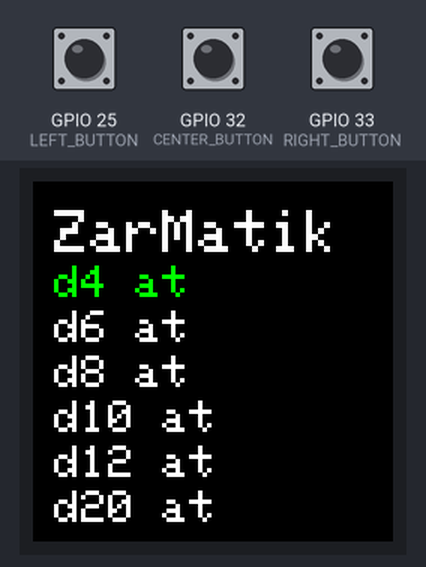
Bench run of a sketch on a simulated ESP32. Shown: 240×240 colour display. The inputs (shaded band) are chosen by the test bench; at power-on: GPIO 32 (CENTER_BUTTON) HIGH, GPIO 33 (RIGHT_BUTTON) HIGH, GPIO 25 (LEFT_BUTTON) HIGH. Random numbers use the default seed unless the sketch sets one.

Above: at 1.4 s.
1.5 s: GPIO 32 (CENTER_BUTTON) pulled LOW for 0.15 s
At 1.93 s:
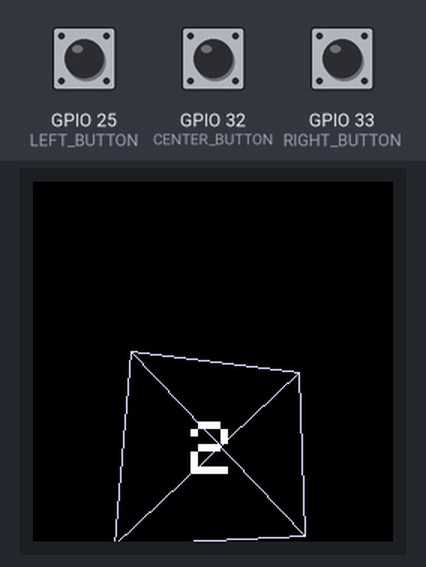
4.3 s: GPIO 33 (RIGHT_BUTTON) pulled LOW for 0.15 s
At 5.8 s:
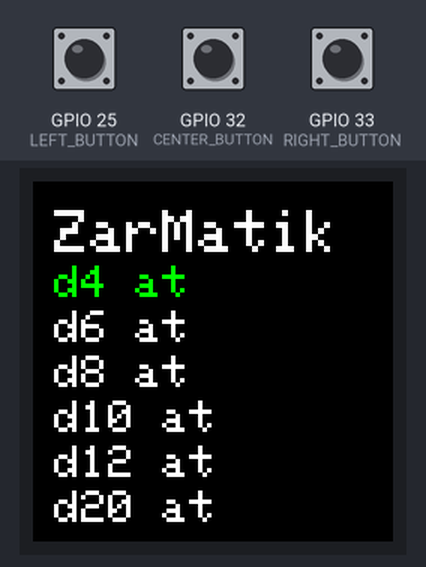
6.1 s: GPIO 32 (CENTER_BUTTON) pulled LOW for 1 s
At 9.93 s:
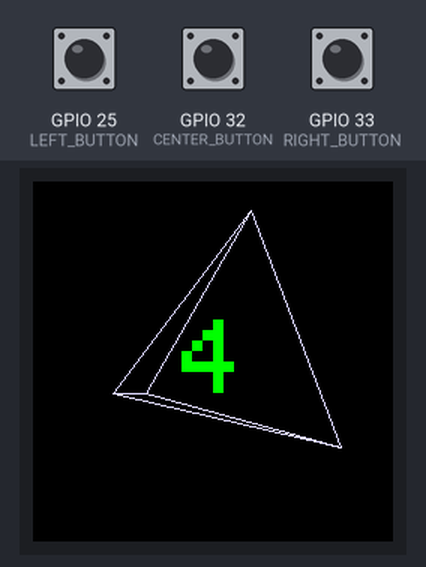
10.1 s: GPIO 33 (RIGHT_BUTTON) pulled LOW for 1 s
At 10.9 s:
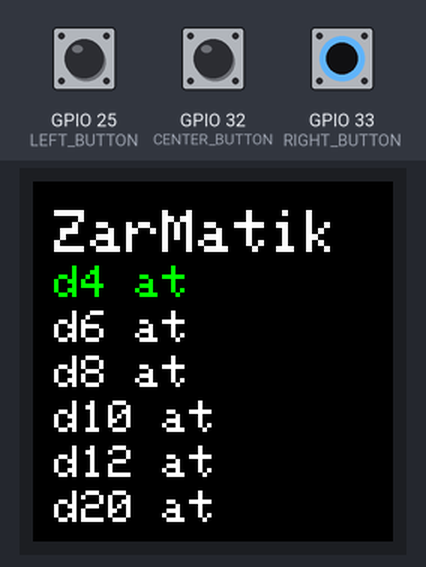
12.6 s: GPIO 25 (LEFT_BUTTON) pulled LOW for 0.15 s
At 13.9 s:
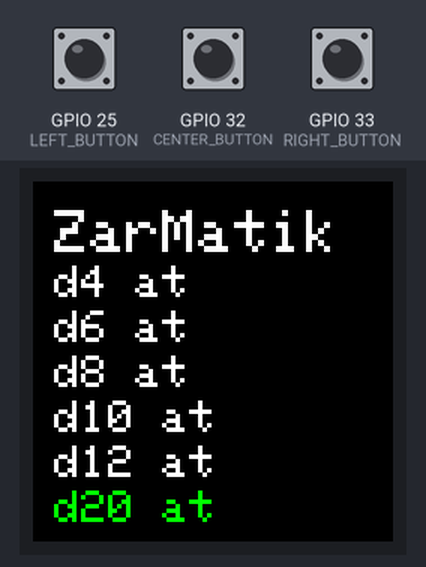
14.5 s: GPIO 25 (LEFT_BUTTON) pulled LOW for 1 s
At 15.4 s:
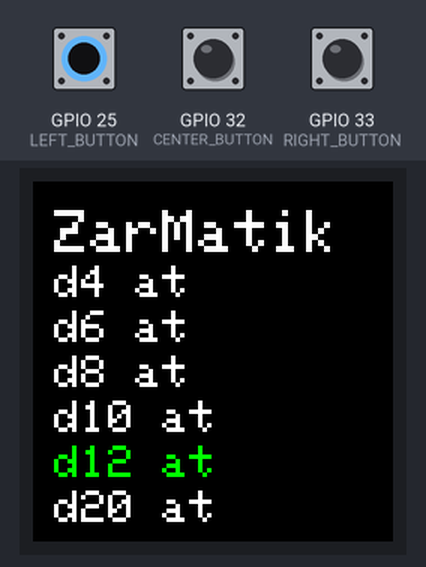
Timing chart, 0 to 17.5 s (numbered marks = the images above; inputs shaded):
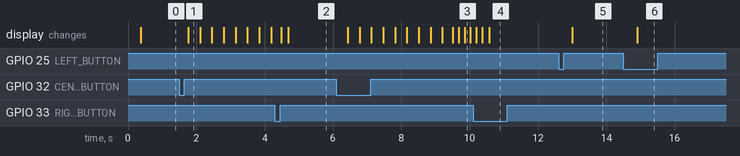

The sketch:

Zarmatik.ino
```cpp
#include <TFT_eSPI.h>

#define LEFT_BUTTON 25
#define CENTER_BUTTON 32
#define RIGHT_BUTTON 33

TFT_eSPI tft = TFT_eSPI();
TFT_eSprite spr = TFT_eSprite(&tft);

// Main Structs
struct Edge {
  int a;
  int b;
};
struct Point3D {
  float x;
  float y;
  float z;
};
struct DiceShape {
  const Point3D* vertices;
  const Edge* edges;
  int vertexCount;
  int edgeCount;
  int sides;
  float scale;
};

// Constants for some shapes
const float phi = (1.0 + sqrt(5.0)) / 2.0;
const float invPhi = 1.0 / phi;
const float C0 = (sqrt(5.0) - 1.0) / 4.0;
const float C1 = (sqrt(5.0) + 1.0) / 4.0;
const float C2 = (sqrt(5.0) + 3.0) / 4.0;

// Shape Definitions & Drawing Orders
const Point3D tetrahedron[4] = {
  { 1, 1, 1 },
  { 1, -1, -1 },
  { -1, 1, -1 },
  { -1, -1, 1 }
};

const Edge tetrahedronOrder[] = {
  {0, 1},
  {0, 2},
  {0, 3},
  {1, 2},
  {1, 3},
  {2, 3}
};

const Point3D cube[8] = {
  { 1, 1, 1 },
  { 1, -1, 1 },
  { -1, -1, 1 },
  { -1, 1, 1 },
  { -1, 1, -1 },
  { 1, 1, -1 },
  { 1, -1, -1 },
  { -1, -1, -1 },
};
const Edge cubeOrder[] = {
  { 0, 1 },
  { 1, 2 },
  { 2, 3 },
  { 3, 0 },

  { 4, 5 },
  { 5, 6 },
  { 6, 7 },
  { 7, 4 },

  { 0, 5 },
  { 1, 6 },
  { 2, 7 },
  { 3, 4 }
};

const Point3D octahedron[6] = {
  {1,0,0},
  {0,1,0},
  {0,0,1},
  {-1,0,0},
  {0,-1,0},
  {0,0,-1}
};
const Edge octahedronOrder[] = {
  {0, 1},
  {0, 2},
  {0, 4},
  {0, 5},

  {3, 1},
  {3, 2},
  {3, 4},
  {3, 5},

  {1, 2},
  {1, 5},
  {4, 2},
  {4, 5}
};

const Point3D pentagonalTrapezohedron[12] = {
  { 0.0,  C0,   C1 },   // 0
  { 0.0,  C0,  -C1 },   // 1
  { 0.0, -C0,   C1 },   // 2
  { 0.0, -C0,  -C1 },   // 3

  { 0.5,  0.5,  0.5 },  // 4
  { 0.5,  0.5, -0.5 },  // 5
  {-0.5, -0.5,  0.5 },  // 6
  {-0.5, -0.5, -0.5 },  // 7

  { C2,  -C1,  0.0 },   // 8
  {-C2,   C1,  0.0 },   // 9

  { C0,   C1,  0.0 },   // 10
  {-C0,  -C1,  0.0 }    // 11
};
const Edge pentagonalTrapezohedronOrder[] = {
  {0, 2},
  {0, 4},
  {0, 9},

  {1, 3},
  {1, 5},
  {1, 9},

  {2, 6},
  {2, 8},

  {3, 7},
  {3, 8},

  {4, 8},
  {4, 10},

  {5, 8},
  {5, 10},

  {6, 9},
  {6, 11},

  {7, 9},
  {7, 11},

  {8, 11},
  {9, 10}
};

const Point3D dodecahedron[20] = {
  { 1,  1,  1},   // 0
  { 1,  1, -1},   // 1
  { 1, -1,  1},   // 2
  { 1, -1, -1},   // 3
  {-1,  1,  1},   // 4
  {-1,  1, -1},   // 5
  {-1, -1,  1},   // 6
  {-1, -1, -1},   // 7

  {0,  invPhi,  phi},   // 8
  {0,  invPhi, -phi},   // 9
  {0, -invPhi,  phi},   // 10
  {0, -invPhi, -phi},   // 11

  { invPhi,  phi, 0},   // 12
  { invPhi, -phi, 0},   // 13
  {-invPhi,  phi, 0},   // 14
  {-invPhi, -phi, 0},   // 15

  { phi, 0,  invPhi},   // 16
  { phi, 0, -invPhi},   // 17
  {-phi, 0,  invPhi},   // 18
  {-phi, 0, -invPhi}    // 19
};

Edge dodecahedronOrder[] = {
  {0, 8},
  {0, 12},
  {0, 16},

  {1, 9},
  {1, 12},
  {1, 17},

  {2, 10},
  {2, 13},
  {2, 16},

  {3, 11},
  {3, 13},
  {3, 17},

  {4, 8},
  {4, 14},
  {4, 18},

  {5, 9},
  {5, 14},
  {5, 19},

  {6, 10},
  {6, 15},
  {6, 18},

  {7, 11},
  {7, 15},
  {7, 19},

  {8, 10},
  {9, 11},

  {12, 14},
  {13, 15},

  {16, 17},
  {18, 19}
};

Point3D icosahedron[12] = {
  {0,  1,  phi},   // 0
  {0,  1, -phi},   // 1
  {0, -1,  phi},   // 2
  {0, -1, -phi},   // 3

  { 1,  phi, 0},   // 4
  { 1, -phi, 0},   // 5
  {-1,  phi, 0},   // 6
  {-1, -phi, 0},   // 7

  { phi, 0,  1},   // 8
  { phi, 0, -1},   // 9
  {-phi, 0,  1},   // 10
  {-phi, 0, -1}    // 11
};

Edge icosahedronOrder[] = {
  {0, 2},
  {0, 4},
  {0, 6},
  {0, 8},
  {0, 10},

  {1, 3},
  {1, 4},
  {1, 6},
  {1, 9},
  {1, 11},

  {2, 5},
  {2, 7},
  {2, 8},
  {2, 10},

  {3, 5},
  {3, 7},
  {3, 9},
  {3, 11},

  {4, 6},
  {4, 8},
  {4, 9},

  {5, 7},
  {5, 8},
  {5, 9},

  {6, 10},
  {6, 11},

  {7, 10},
  {7, 11},

  {8, 9},
  {10, 11}
};

// Dice Shapes
DiceShape d4 = {
  tetrahedron,
  tetrahedronOrder,
  sizeof(tetrahedron) / sizeof(tetrahedron[0]),
  sizeof(tetrahedronOrder) / sizeof(tetrahedronOrder[0]),
  4,
  60
};

DiceShape d6 = {
  cube,
  cubeOrder,
  sizeof(cube) / sizeof(cube[0]),
  sizeof(cubeOrder) / sizeof(cubeOrder[0]),
  6,
  60
};

DiceShape d8 = {
  octahedron,
  octahedronOrder,
  sizeof(octahedron) / sizeof(octahedron[0]),
  sizeof(octahedronOrder) / sizeof(octahedronOrder[0]),
  8,
  90
};

DiceShape d10 = {
  pentagonalTrapezohedron,
  pentagonalTrapezohedronOrder,
  sizeof(pentagonalTrapezohedron) / sizeof(pentagonalTrapezohedron[0]),
  sizeof(pentagonalTrapezohedronOrder) / sizeof(pentagonalTrapezohedronOrder[0]),
  10,
  80
};

DiceShape d12 = {
  dodecahedron,
  dodecahedronOrder,
  sizeof(dodecahedron) / sizeof(dodecahedron[0]),
  sizeof(dodecahedronOrder) / sizeof(dodecahedronOrder[0]),
  12,
  50
};

DiceShape d20 = {
  icosahedron,
  icosahedronOrder,
  sizeof(icosahedron) / sizeof(icosahedron[0]),
  sizeof(icosahedronOrder) / sizeof(icosahedronOrder[0]),
  20,
  50
};

DiceShape dices[] = {
  d4,
  d6,
  d8,
  d10,
  d12,
  d20
};

// Rotation info stored instead of a second shape for efficiency
float rotInfo[] = { 0, 0, 0 };

// Menu stuff
String menuList[] = {
  "d4 at",
  "d6 at",
  "d8 at",
  "d10 at",
  "d12 at",
  "d20 at"
};

int menuCount = sizeof(menuList) / sizeof(menuList[0]);
int selectedIndex = 0;

bool isRollingDice = false;
float y_offset = 60;
int left_margin = 14;
float diceSpeed = 4;
float theta = radians(5.0);
int diceResult;

unsigned long lastFrameTime = 0;
unsigned long lastButtonTime = 0;

int lastLeftButtonState = HIGH;
int lastRightButtonState = HIGH;
int lastCenterButtonState = HIGH;
int textMargin = 30;

void setup() {
  tft.begin();
  tft.setRotation(0);
  tft.fillScreen(TFT_BLACK);

  pinMode(LEFT_BUTTON, INPUT_PULLUP);
  pinMode(CENTER_BUTTON, INPUT_PULLUP);
  pinMode(RIGHT_BUTTON, INPUT_PULLUP);

  spr.setColorDepth(8);   // Works with 8 bit due to RAM issues

  spr.createSprite(240, 240); // Sprite used for smoother animations

  Serial.begin(115200);
}

// Apply transformation to a point
Point3D rotate(Point3D coord) {
  Point3D output = coord;

  // X
  float old_y = output.y;
  float old_z = output.z;

  output.y = old_y * cos(rotInfo[0]) - old_z * sin(rotInfo[0]);
  output.z = old_y * sin(rotInfo[0]) + old_z * cos(rotInfo[0]);

  // Y
  float old_x = output.x;
  old_z = output.z;

  output.x = old_x * cos(rotInfo[1]) + old_z * sin(rotInfo[1]);
  output.z = -old_x * sin(rotInfo[1]) + old_z * cos(rotInfo[1]);

  // Z
  old_x = output.x;
  old_y = output.y;

  output.x = old_x * cos(rotInfo[2]) - old_y * sin(rotInfo[2]);
  output.y = old_x * sin(rotInfo[2]) + old_y * cos(rotInfo[2]);

  return output;
}

// Scale the values for screen
float norm(float val, float scale) {
  return val * scale + 120;
}

void diceView(DiceShape shape) {
  spr.fillSprite(TFT_BLACK);

  rotInfo[0] += theta;
  rotInfo[1] += theta * 0.7;
  rotInfo[2] += theta * 0.4;

  for (int i = 0; i < shape.edgeCount; i++) {
    int a = shape.edges[i].a;
    int b = shape.edges[i].b;
    Point3D a_new = rotate(shape.vertices[a]);
    Point3D b_new = rotate(shape.vertices[b]);
    spr.drawLine(norm(a_new.x, shape.scale), norm(a_new.y, shape.scale) + y_offset, norm(b_new.x, shape.scale), norm(b_new.y, shape.scale) + y_offset, TFT_LIGHTGREY);
  }

  String current = menuList[selectedIndex];

  int spaceIndex = current.indexOf(' ');
  String diceName = current.substring(0, spaceIndex);

  if (y_offset > 0) {
    spr.setTextColor(TFT_WHITE);
    spr.setTextDatum(MC_DATUM);
    spr.setTextSize(5);
    spr.drawString(String(random(1, shape.sides + 1)), 120, 120 + y_offset);
    y_offset = y_offset - diceSpeed;
  } else {
    if (diceResult == 1) {
      spr.setTextSize(8);
      spr.setTextColor(TFT_RED);
    } else if (diceResult == shape.sides) {
      spr.setTextSize(8);
      spr.setTextColor(TFT_GREEN);
    } else {
      spr.setTextSize(8);
      spr.setTextColor(TFT_WHITE);
    }
    spr.drawString(String(diceResult), 120, 120);
  }
  spr.pushSprite(0,0);
}

void loop() {
  int buttonState = digitalRead(LEFT_BUTTON);
  int leftButtonState = digitalRead(LEFT_BUTTON);
  int centerButtonState = digitalRead(CENTER_BUTTON);
  int rightButtonState = digitalRead(RIGHT_BUTTON);

  if (lastCenterButtonState == HIGH && centerButtonState == LOW) {
    isRollingDice = true;
    diceResult = random(1, dices[selectedIndex].sides + 1);
  }

  if (isRollingDice) { // Show Dice Rolling View
    if (millis() - lastFrameTime >= 70) {
      lastFrameTime = millis();

      diceView(dices[selectedIndex]);
    }
    if (lastRightButtonState == HIGH && rightButtonState == LOW) {
      isRollingDice = false;
      y_offset = 60;
    }
  } else { // Show Menu
    if (millis() - lastFrameTime >= 100) {
      lastFrameTime = millis();

      spr.fillSprite(TFT_BLACK);
      spr.setTextDatum(ML_DATUM);

      spr.setTextColor(TFT_WHITE);
      spr.setTextSize(4);
      spr.drawString("ZarMatik", left_margin, 35);

      for (int i = 0; i < menuCount; i++) {
        if (i == selectedIndex) {
          spr.setTextColor(TFT_GREEN);
        } else {
          spr.setTextColor(TFT_WHITE);
        }
        spr.setTextSize(3);
        spr.drawString(menuList[i], left_margin, 68 + (i * textMargin));
      }
      spr.pushSprite(0,0);
    }

    if (lastLeftButtonState == HIGH && leftButtonState == LOW) {
      if (millis() - lastButtonTime >= 100) {
        lastButtonTime = millis();
        if (selectedIndex == 0) {
          selectedIndex = menuCount - 1;
        } else {
          selectedIndex--;
        }
      }
    }


    if (lastRightButtonState == HIGH && rightButtonState == LOW) {
      if (millis() - lastButtonTime >= 100) {
        lastButtonTime = millis();
        if (selectedIndex == menuCount - 1) {
          selectedIndex = 0;
        } else {
          selectedIndex++;
        }
      }
    }
  }

  lastLeftButtonState = leftButtonState;
  lastRightButtonState = rightButtonState;
  lastCenterButtonState = centerButtonState;
}
```

Measured:
- after the input at 1.5 s, the display: changes after 0.26 s (image 1)
- after the input at 6.1 s, the display: first changes after 0.33 s (image 3 shows a later state)
- after the input at 12.6 s, the display: changes after 0.40 s (image 5)
- after the input at 14.5 s, the display: changes after 0.41 s (image 6)
